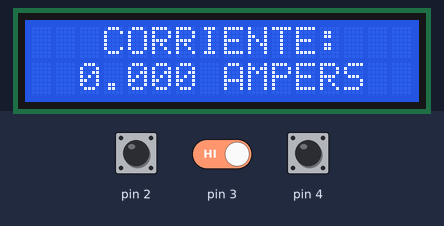
This sketch was run on a simulated Arduino Uno, built for the host (arithmetic inside an expression is 32-bit, double 64-bit). Parts: 16×2 character LCD. The inputs (shaded band) are chosen by the test bench; at power-on: pin 3 HIGH, pin 2 HIGH, pin 4 HIGH. What the sketch prints to the serial monitor is not drawn.

Above: at 1.2 s.
1.3 s: pin 3 driven LOW
At 11.2 s:
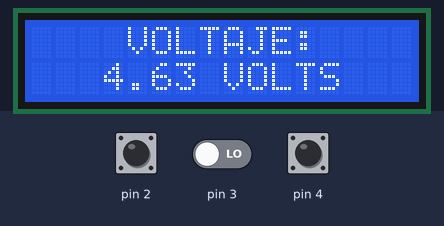
Timing chart, 0 to 12.7 s (numbered marks = the images above; inputs shaded):
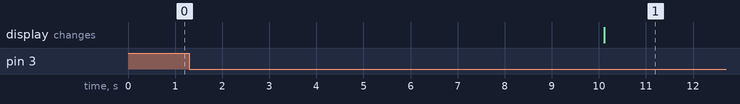

The sketch:

Practica_7.1.ino
```cpp
#include <Wire.h>//LIBRERIA QUE PERSIMTE ESCRIBIR CON EL I2C

 #include <LiquidCrystal_I2C.h>//LIBRERIA PARA LCD


 //DEFINIR FILAS Y COLUMNAS DEL LCD CON EL I2C//

 #define lcdAddress 0x27

 #define filas 2

 #define columnas 16

 LiquidCrystal_I2C lcd(0X27, 16, 2);

 const float Factor = 1.85; // Constante del Factor de Lectura

 int lectura = 0; //Guardar La lectura hecha por el sensor

 const float Factor_1 = 0.185; //Factor de Medicion para lectura de -5A a 5A

 const float Factor_2 = 0.1; //Factor de Medicion para lectura de -20A a 20A

 const float Factor_3 = 0.066; //Factor de Medicion para lectura de -30A a 30A

 int Lectura = 0; // Lectura del pin A////7ds l0

 double Corriente = 0; //Guarda el valor de la corriente leida en el sensor

 float voltajeSensor = 0; //guarda los valores de 0 a 5

    bool a = 0;

float voltaje;

 void setup() {

   Serial.begin(9600); //Inicializa la comunicacion Serial


   lcd.init();

   lcd.backlight();


    attachInterrupt(digitalPinToInterrupt(2),selector,LOW);

    attachInterrupt(digitalPinToInterrupt(3),voltimetro,LOW);

    attachInterrupt(digitalPinToInterrupt(4),muestra,LOW);


 }


 void loop() {


  lcd.setCursor(3,0);

   lcd.print("MULTIMETRO");


   lcd.setCursor(3,0);

   lcd.print("CORRIENTE:");


   lcd.setCursor(2,1);

   lcd.print(Corriente,3);


   lcd.setCursor(7,1);

   lcd.print(" AMPERS");

 delay(10000);

   lcd.clear();


  if(a == 1){

    voltimetro();

    a = 0;

  }


   lcd.setCursor(4,0);

   lcd.print("VOLTAJE:");


   lcd.setCursor(3,1);

   lcd.print(voltaje);


   lcd.setCursor(8,1);

   lcd.print("VOLTS");

 delay(10000);

   lcd.clear();


 }


 void amperimetro(){

Lectura = analogRead(A0); //Leer el pin analogico

   voltajeSensor = (Lectura*5.0) / 1023.0; //lectura del sensor

   Corriente = (voltajeSensor - 2.5)/Factor_1; //Ecuación  para obtener la corriente

   Serial.print("Corriente: ");

   Serial.print(Corriente,3);

   Serial.println(" AMPS");

     lcd.setCursor(1,0);


 }


  void voltimetro(){


   lectura = analogRead(A1); //Para hacer la lectura del pin A0

  voltaje =  (5*lectura*Factor)/1023; // Conversion de lectura analogica a valores de medicion

 Serial.print("Voltaje medido =  ");

 Serial.print(voltaje); // Muestra en el monitor serial la lectura

 Serial.println("V");

 delay(150);


 }


  void muestra(){


 }

 void selector(){

   a = 1;

 }
```
